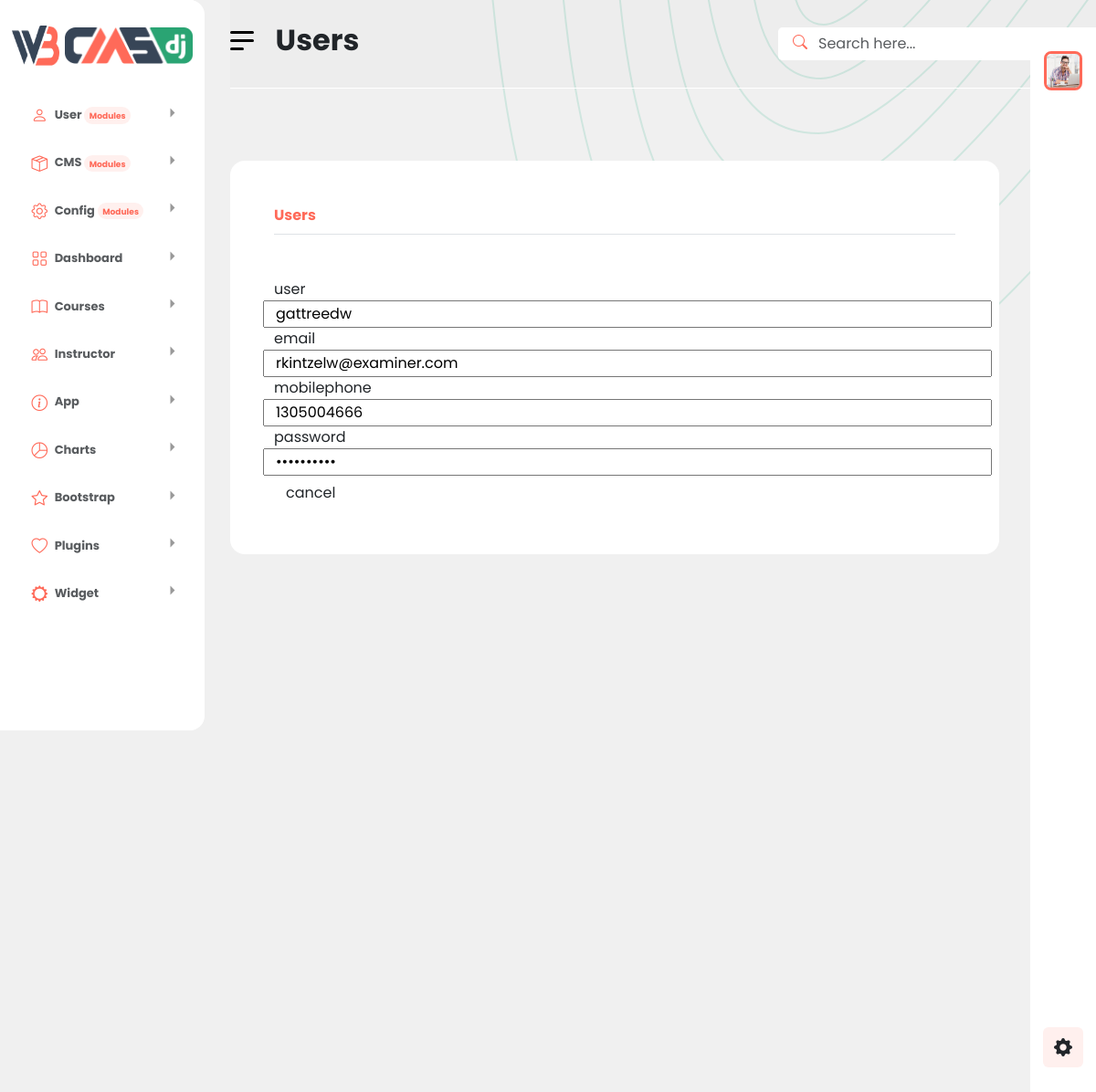
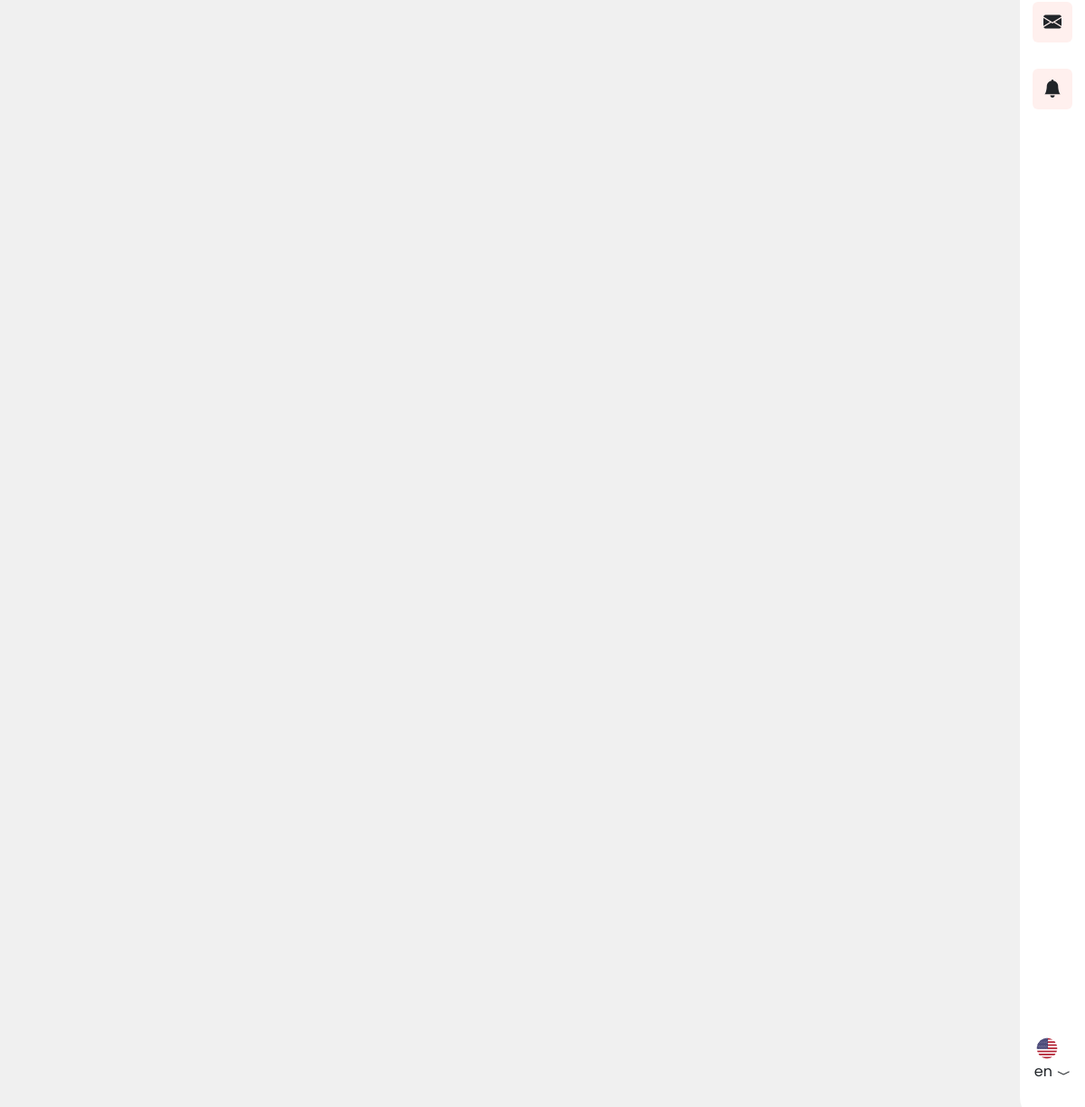
/sourceCode/User/user_detail.php?id=29, run on the app's committed database (2 pictures, top to bottom).
### tables this page shows
CREATE TABLE IF NOT EXISTS `user` (
  `id` int unsigned NOT NULL AUTO_INCREMENT,
  `username` varchar(50) NOT NULL,
  `password` varchar(50) NOT NULL,
  `email` varchar(100) NOT NULL,
  `mobilephone` char(10) NOT NULL,
  PRIMARY KEY (`id`),
  UNIQUE KEY `username` (`username`)
);

### sourceCode/User/user_detail.php (the view, shortened to what this page needs)
<?php
    include("../Connect/connect.php");
    if(isset($_GET['id'])){
        $id = $_GET['id'];
        $sql = "SELECT * FROM user WHERE id = ?";
        $stmt = mysqli_prepare($conn, $sql);
        mysqli_stmt_bind_param($stmt, 'i', $id);
        mysqli_stmt_execute($stmt);
        $result = mysqli_stmt_get_result($stmt);
        if ($result) {
            $user = mysqli_fetch_assoc($result);
            $username = $user['username'];
            $email = $user['email'];
            $mobilephone = $user['mobilephone'];
            $password = $user['password'];
        } else {
            echo "Lỗi truy vấn cơ sở dữ liệu: " . mysqli_error($conn);
        }
    }
?>
<!DOCTYPE html>
<html lang="en">
<head>
    <link href="https://cdn.jsdelivr.net/npm/bootstrap@5.3.1/dist/css/bootstrap.min.css" rel="stylesheet">
    <link rel="stylesheet" href="https://cdn.jsdelivr.net/npm/bootstrap-icons@1.3.0/font/bootstrap-icons.css">
    <link rel="stylesheet" href="../../css/menu.css">
    <link rel="stylesheet" href="../../css/root.css">
    <link rel="stylesheet" href="../../css/header.css">
    <link rel="stylesheet" href="../../css/main.css">
</head>
<body>
    <?php include("../Support/menu.php") ?>
    <?php include("../Support/header.php") ?>
    <div class="bg-none">
        <div class="page bg-white ps-5 pe-5 mt-5">
            <div class="text-left color-primary fw-bold mb-1 border-bottom pb-2">
                Users
            </div>
            <div class="ShowPage mt-5">
                <form id="myForm">
                    <div class="row">
                        <span>user</span>
                        <input type="text" name="username" id="username" value="<?php echo $username; ?>" readonly>
                    </div>
                    <div class="row">
                        <span>email</span>
                        <input type="email" name="email" id="email" value="<?php echo $email; ?>" readonly>
                    </div>
                    <div class="row">
                        <span>mobilephone</span>
                        <input type="text" name="mobilephone" id="mobilephone" value="<?php echo $mobilephone; ?>" readonly>
                    </div>
                    <div class="row">
                        <span>password</span>
                        <input type="password" name="password" id="password" value="<?php echo $password; ?>" readonly>
                    </div>
                    <a class="btn" href="http://localhost/W3CMS/sourceCode/User/">cancel</a>
                </form>
            </div>
        </div>
    </div>
</body>
</html>

### css/menu.css (style rules this page uses)
html, body { background-color: #F0F0F0; font-family: 'Poppins', sans-serif; }
* { box-sizing: unset !important; }
.text-left { text-align: left; }

### css/root.css (style rules this page uses)
:root { --bs-blue: #5e72e4; --bs-indigo: #6610f2; --bs-purple: #6f42c1; --bs-pink: #e83e8c; --bs-red: #EE3232; --bs-orange: #ff9900; --bs-yellow: #FFFA6F; --bs-green: #297F00; --bs-teal: #20c997; --bs-cyan: #3065D0; --bs-white: #fff; --bs-gray: #6c757d; --bs-gray-dark: #343a40; --bs-primary: #FF6A59; --bs-secondary: #4CBC9A; --bs-success: #56c760; --bs-info: #58bad7; --bs-warning: #f0a901; --bs-danger: #f75a5b; --bs-light: #c8c8c8; --bs-dark: #6e6e6e; --bs-font-sans-serif: system-ui, -apple-system, "Segoe UI", Roboto, "Helvetica Neue", Arial, "Noto Sans", "Liberation Sans", sans-serif, "Apple Color Emoji", "Segoe UI Emoji", "Segoe UI Symbol", "Noto Color Emoji"; --bs-font-monospace: SFMono-Regular, Menlo, Monaco, Consolas, "Liberation Mono", "Courier New", monospace; --primary: #FF6A59; --secondary: #4CBC9A; --secondary-dark: #3a9b7e; --primary-hover: #ff3c26; --primary-dark: #bf1400; --rgba-primary-1: rgba(255, 106, 89, 0.1); --rgba-primary-2: rgba(255, 106, 89, 0.2); --rgba-primary-3: rgba(255, 106, 89, 0.3); --rgba-primary-4: rgba(255, 106, 89, 0.4); --rgba-primary-5: rgba(255, 106, 89, 0.5); --rgba-primary-6: rgba(255, 106, 89, 0.6); --rgba-primary-7: rgba(255, 106, 89, 0.7); --rgba-primary-8: rgba(255, 106, 89, 0.8); --rgba-primary-9: rgba(255, 106, 89, 0.9); --rgba-secondary-1: rgba(76, 188, 154, 0.1); --rgba-secondary-2: rgba(76, 188, 154, 0.2); --rgba-secondary-3: rgba(76, 188, 154, 0.3); --rgba-secondary-4: rgba(76, 188, 154, 0.4); --rgba-secondary-5: rgba(76, 188, 154, 0.5); --rgba-secondary-6: rgba(76, 188, 154, 0.6); --rgba-secondary-7: rgba(76, 188, 154, 0.7); --rgba-secondary-8: rgba(76, 188, 154, 0.8); --rgba-secondary-9: rgba(76, 188, 154, 0.9); --font-family-base: Roboto, sans-serif; --font-family-title: Roboto, sans-serif; --title: #374557; }
:root { --primary: #FF6A59; --secondary: #4CBC9A; --secondary-dark: #3a9b7e; --primary-hover: #ff3c26; --primary-dark: #bf1400; --rgba-primary-1: rgba(255, 106, 89, 0.1); --rgba-primary-2: rgba(255, 106, 89, 0.2); --rgba-primary-3: rgba(255, 106, 89, 0.3); --rgba-primary-4: rgba(255, 106, 89, 0.4); --rgba-primary-5: rgba(255, 106, 89, 0.5); --rgba-primary-6: rgba(255, 106, 89, 0.6); --rgba-primary-7: rgba(255, 106, 89, 0.7); --rgba-primary-8: rgba(255, 106, 89, 0.8); --rgba-primary-9: rgba(255, 106, 89, 0.9); --rgba-secondary-1: rgba(76, 188, 154, 0.1); --rgba-secondary-2: rgba(76, 188, 154, 0.2); --rgba-secondary-3: rgba(76, 188, 154, 0.3); --rgba-secondary-4: rgba(76, 188, 154, 0.4); --rgba-secondary-5: rgba(76, 188, 154, 0.5); --rgba-secondary-6: rgba(76, 188, 154, 0.6); --rgba-secondary-7: rgba(76, 188, 154, 0.7); --rgba-secondary-8: rgba(76, 188, 154, 0.8); --rgba-secondary-9: rgba(76, 188, 154, 0.9); --font-family-base: Roboto, sans-serif; --font-family-title: Roboto, sans-serif; --title: #374557; }

### css/main.css (style rules this page uses)
.bg-none { background: rgba(0, 0, 0, 0); position: absolute; z-index: -1; top: 8rem; width:78%; }
.color-primary { color: var(--primary); }
.page { width: 90%; border-radius: 1rem; box-sizing: border-box !important; padding-top: 3rem; padding-bottom: 3rem; }

### data on the page
user: username "gattreedw", email "rkintzelw@examiner.com", mobilephone "1305004666"
